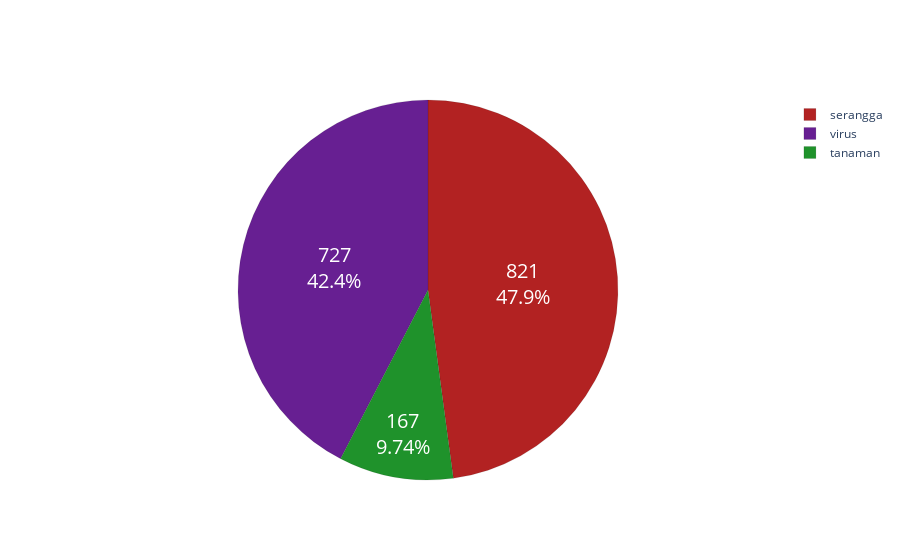
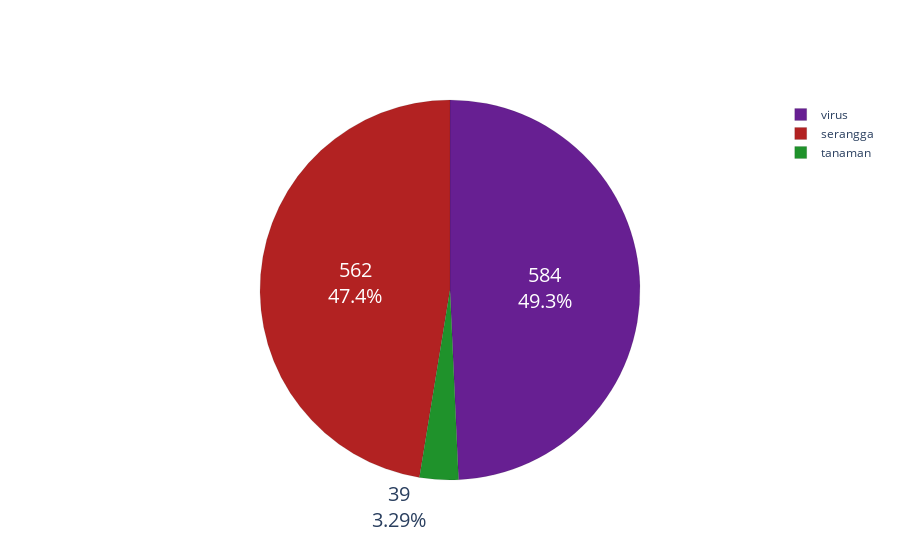
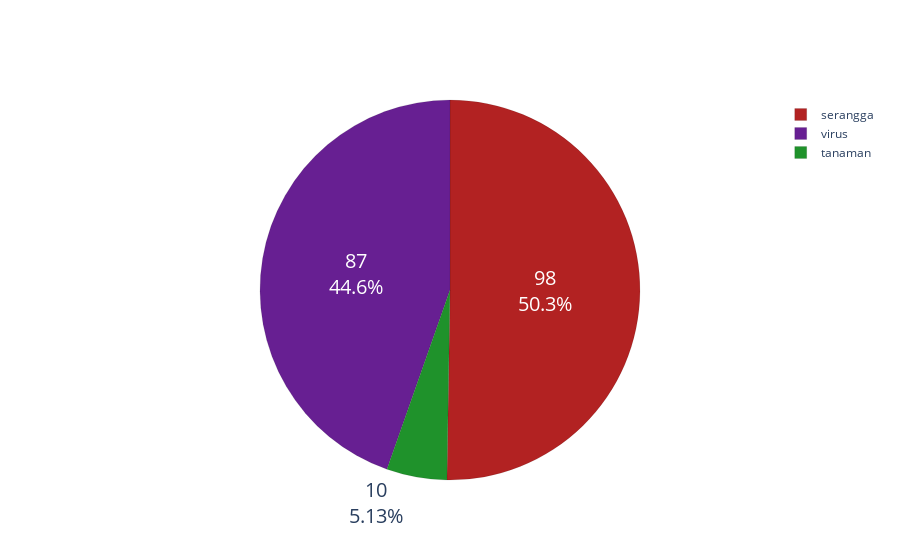
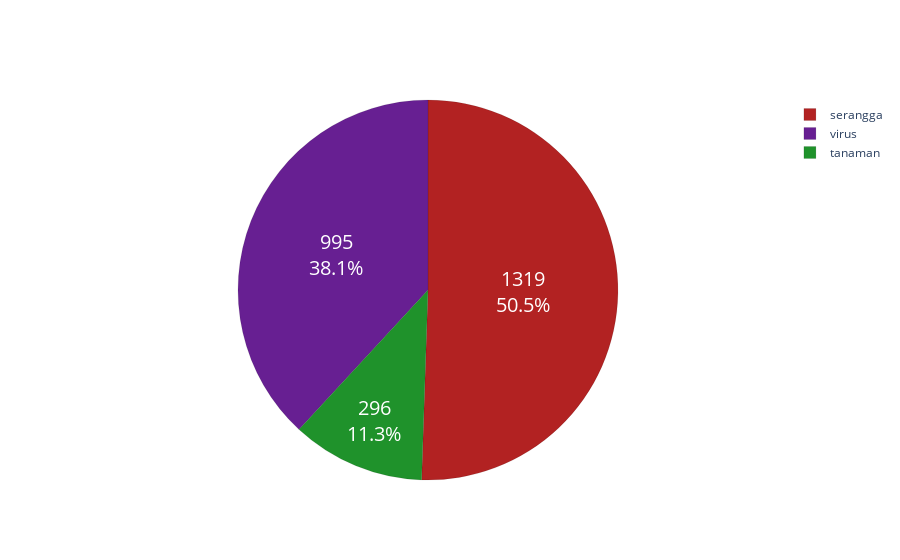

The cell these charts' notebook holds for them, in order:
### Code cell
import plotly.graph_objects as go
import pandas as pd
from filterNodeEdge import removeNodeAndEdgeByFilter,removeEdgesNotInNodes

datas=[
    ('1cucu','Cucumovirus','Aphididae','Myzus'),
    ('2cri','Crinivirus','Aleyrodidae','Bemisia'),
    ('3wai','Waikavirus','Cicadellidae','Graminella'),
    ('4beg','Begomovirus','Aleyrodidae','Bemisia'),
    ('5pol','Polerovirus','Aphididae','Schizaphis'),
    ('6pea','Enamovirus','Aphididae','Acyrthosiphon pisum'),
    ('7cucur','Crinivirus','Aleyrodidae','Bemisia'),
    ('8ten','Tenuivirus','Delphacidae','Laodelphax'),
    ('9fiji','Fijivirus','Delphacidae','Sogatella'),
    ('10capchlo','Orthotospovirus','Thripidae','Thrips Palmi'),
    ('11barley','bebas','Aphididae','Sitobion avenae'),
    ('12tospot','bebas','Thripidae','Frankliniella'),
]

for data in datas:
    print("\n\n")
    print("untuk :", data[1])
    df_node=pd.read_csv('dari_praproses/'+data[0]+'_node.csv',index_col=0) 
    df_edge=pd.read_csv('dari_praproses/'+data[0]+'_edge.csv',index_col=0)

    # hapus yang no group
    df_node,df_edge = removeNodeAndEdgeByFilter(df_node[df_node.group=="nogroup"], df_node,df_edge) # hapus kingdom isi null
    df_edge = removeEdgesNotInNodes(df_node, df_edge) #hapus lagi edge kalo masih ada edge tidak ada di node

    # cuma tampilan
    data = df_node.groupby(['group','color']).agg({'group': ['count'], }).reset_index().sort_values(
        ('group', 'count'),ascending=False
    ).reset_index(drop=True).values
    labels = [i[0] for i in data]
    colors = [i[1] for i in data]
    slices = [i[2] for i in data]

    fig = go.Figure(data=[go.Pie(labels=labels,values=slices)])
    fig.update_traces(hoverinfo='label+percent', textinfo='value+percent', textfont_size=20, marker=dict(colors=colors, line=dict(color='#000000', width=0.1)))
    fig.show()

    print('node ',len(df_node))
    print('edge ',len(df_edge))

### Figure 1 — Plotly figure (JSON) as saved in the notebook; plotly's stock layout.template omitted (floating-point values rounded to 4 significant figures)
{"data": [{"hoverinfo": "label+percent", "labels": ["serangga", "virus", "tanaman"], "marker": {"colors": ["#b22222", "#671f92", "#1f922b"], "line": {"color": "#000000", "width": 0.1}}, "textfont": {"size": 20}, "textinfo": "value+percent", "type": "pie", "values": [821, 727, 167]}], "layout": {}}

### Figure 2 — Plotly figure (JSON) as saved in the notebook; plotly's stock layout.template omitted (floating-point values rounded to 4 significant figures)
{"data": [{"hoverinfo": "label+percent", "labels": ["virus", "serangga", "tanaman"], "marker": {"colors": ["#671f92", "#b22222", "#1f922b"], "line": {"color": "#000000", "width": 0.1}}, "textfont": {"size": 20}, "textinfo": "value+percent", "type": "pie", "values": [584, 562, 39]}], "layout": {}}

### Figure 3 — Plotly figure (JSON) as saved in the notebook; plotly's stock layout.template omitted (floating-point values rounded to 4 significant figures)
{"data": [{"hoverinfo": "label+percent", "labels": ["serangga", "virus", "tanaman"], "marker": {"colors": ["#b22222", "#671f92", "#1f922b"], "line": {"color": "#000000", "width": 0.1}}, "textfont": {"size": 20}, "textinfo": "value+percent", "type": "pie", "values": [98, 87, 10]}], "layout": {}}

### Figure 4 — Plotly figure (JSON) as saved in the notebook; plotly's stock layout.template omitted (floating-point values rounded to 4 significant figures)
{"data": [{"hoverinfo": "label+percent", "labels": ["serangga", "virus", "tanaman"], "marker": {"colors": ["#b22222", "#671f92", "#1f922b"], "line": {"color": "#000000", "width": 0.1}}, "textfont": {"size": 20}, "textinfo": "value+percent", "type": "pie", "values": [1319, 995, 296]}], "layout": {}}
